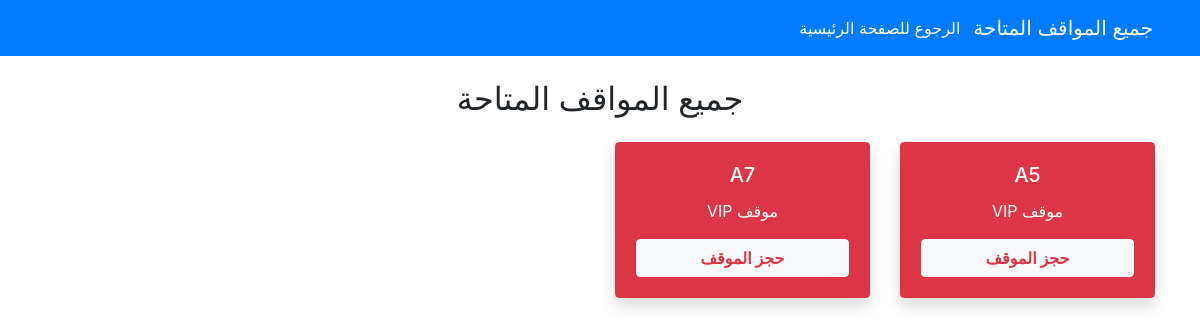
Screenshot of /booking.php with the database file from the repository.
### tables this page shows
CREATE TABLE IF NOT EXISTS `parking_spots` (
  `id` int NOT NULL AUTO_INCREMENT,
  `spot_number` varchar(20) NOT NULL,
  `status` enum('available','booked') DEFAULT 'available',
  `is_vip` tinyint(1) DEFAULT '0',
  PRIMARY KEY (`id`)
);

### booking.php (the view, shortened to what this page needs)
<?php
include 'db_connect.php';
$type = isset($_GET['type']) ? $_GET['type'] : 'all';
if ($type === 'vip') {
    $spots = mysqli_query($conn, "SELECT * FROM parking_spots WHERE status='available' AND is_vip = 1");
    $title = "مواقف VIP المتاحة";
} elseif ($type === 'regular') {
    $spots = mysqli_query($conn, "SELECT * FROM parking_spots WHERE status='available' AND is_vip = 0");
    $title = "المواقف العادية المتاحة";
} else {
    $spots = mysqli_query($conn, "SELECT * FROM parking_spots WHERE status='available'");
    $title = "جميع المواقف المتاحة";
}
?>
<!DOCTYPE html>
<html lang="ar" dir="rtl">
<head>
<link href="https://stackpath.bootstrapcdn.com/bootstrap/4.5.2/css/bootstrap.min.css" rel="stylesheet">
</head>
<body>
<nav class="navbar navbar-expand-lg navbar-dark bg-primary">
    <div class="container-fluid">
        <span class="navbar-brand"><?= $title ?></span>
        <div class="ml-auto">
            <a href="index.php" class="btn btn-primary text-white">
                الرجوع للصفحة الرئيسية
            </a>
        </div>
    </div>
</nav>
<div class="container mt-4">
    <div class="text-center mb-4">
        <h2><?= $title ?></h2>
    </div>
    <div class="row">
        <?php if(mysqli_num_rows($spots) > 0): ?>
            <?php while($row = mysqli_fetch_assoc($spots)): ?>
                <div class="col-md-3 mb-4">
                    <div class="card text-center shadow
                        <?= $row['is_vip'] == 1 ? 'border-danger' : '' ?>">
                        <div class="card-body
                            <?= $row['is_vip'] == 1 ? 'bg-danger text-white' : '' ?>">
                            <h5 class="card-title">
                                <?= $row['spot_number']; ?>
                            </h5>
                            <p class="card-text">
                                <?= $row['is_vip'] == 1 ? 'موقف VIP' : 'موقف عادي' ?>
                            </p>
                            <a href="process_booking.php?spot_id=<?= $row['id']; ?>"
                                class="btn <?= $row['is_vip'] == 1 ? 'btn-light text-danger font-weight-bold' : 'btn-primary' ?> btn-block">
                                حجز الموقف
                                </a>
                        </div>
                    </div>
                </div>
            <?php endwhile; ?>
        <?php else: ?>
            <div class="col-12">
                <p class="text-center">لا توجد مواقف متاحة حالياً.</p>
            </div>
        <?php endif; ?>
    </div>
</div>
</body>
</html>

### rows the page displays
parking_spots: spot_number "A5", is_vip "موقف VIP"
parking_spots: spot_number "A7", is_vip "موقف VIP"

### other values shown
$title "جميع المواقف المتاحة"
